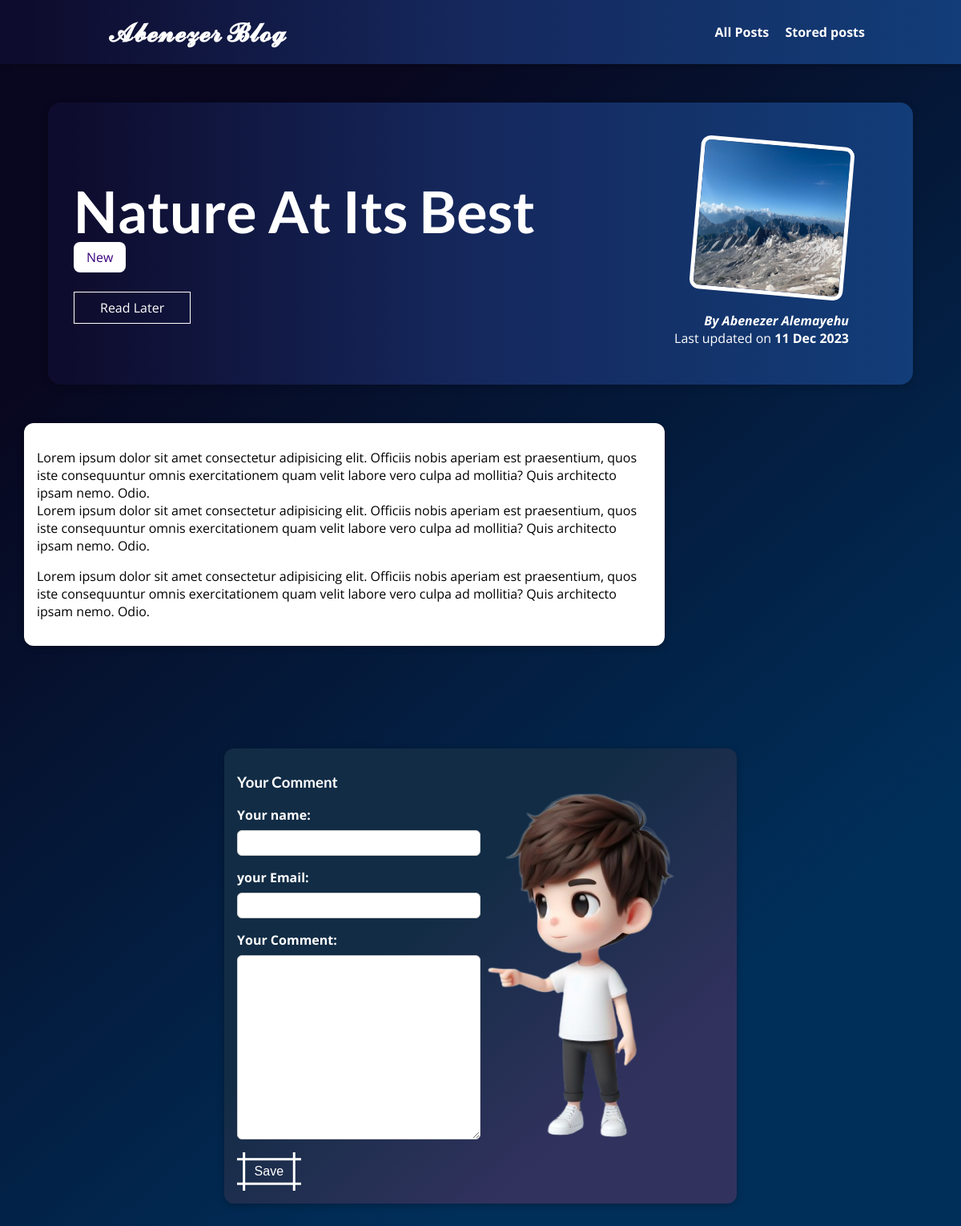
Screenshot of /post/nature-at-its-best with the database file from the repository.
### blog/models.py (models this page shows, shortened)
class Post(models.Model):
    title = models.CharField(max_length=150)
    excerpt = models.CharField(max_length=200)
    image = models.ImageField(upload_to="posts", null=True)
    date = models.DateField(auto_now=True)
    slug = models.SlugField(unique=True, db_index=True)
    content = models.TextField(validators=[MinLengthValidator(10)])
    author = models.ForeignKey(Author, on_delete=models.SET_NULL, null=True, related_name="posts")
    tag = models.ManyToManyField(Tag)

class Tag(models.Model):
    caption = models.CharField(max_length=20)

class Author(models.Model):
    first_name = models.CharField(max_length=100)
    last_name = models.CharField(max_length=100)
    email_address = models.EmailField()
    def full_name(self):
        return f"{self.first_name} {self.last_name}"
    def __str__(self):
        return self.full_name()

### blog/views.py (the view, shortened to what this page needs)
# urls.py: path("post/<slug:slug>", views.SinglePostView.as_view(), name="post-detail-page"),  # post/my-first-post
class SinglePostView(View):
    def is_stored_post(self, request, post_id):
        stored_posts = request.session.get("stored_posts")
        if stored_posts is not None:
            is_save_for_later = post_id in stored_posts
        else:
            is_save_for_later = False
        return is_save_for_later
    def get(self, request, slug):
        post = Post.objects.get(slug=slug)
        context = {
            "post": post,
            "post_tags": post.tag.all(),
            "comment_form": CommentForm(),
            "comments": post.comments.all().order_by("-id"),
            "is_save_for_later": self.is_stored_post(request, post.id)
        }
        return render(request, "blog/post-detail.html", context)

### blog/form.py
class CommentForm(forms.ModelForm):
    class Meta:
        model = Comment
        exclude = ["post"]
        labels = {
            "user_name": "Your name",
            "user_email": "your Email",
            "text": "Your Comment"
        }

### blog/templates/blog/post-detail.html (shortened to what this page needs)
{% extends "base.html" %}
{% load static %}
{% block css_file %}
    <link rel="stylesheet" href="{% static "blog/post-detail.css" %}">
{% endblock %}
{% block content %}
    <section id="summary">
    <h2>{{post.title }}</h2>
        <div>{%  for tag in post_tags %}
           <span class="tag">{{ tag.caption }}</span>
            {% endfor %}
        </div>
    <div id="read-later">
        <form action="{% url "read-later" %}" method="POST">
               <button>
                   {% if is_save_for_later %}
                       Remove Read Later
                    {% else %}
                          Read Later
                   {% endif %}
               </button>
        </form>
    </div>
    <article>
        <img src="{{ post.image.url }}" alt={{ post.title}} />
        <address> By <a href="{{ post.author.email_address }}"> {{post.author |title }}</a></address>
        <div>
            Last updated on <time> {{ post.date|date:"d M Y " }}</time>
        </div>
    </article>
    </section>
    <main>
   {{ post.content| linebreaks }}
    </main>
    <section id="comments">
    </section>
    <section id="comment-form">
     <img id="th" src="{% static "blog/images/comment.png" %}" alt=""/>
    <h3>Your Comment</h3>
    <form action="{% url "post-detail-page" post.slug %}" method="POST" >
        {% for form_filed in comment_form %}
        <div class="form-control {% if ofrm_filed.errors %}invalid{% endif %}">
            {{ form_filed.label_tag }}
            {{ form_filed }}
        </div>
        {% endfor %}
       <button class="button-89" role="button">Save</button>
    </form>
    </section>
{% endblock %}

### static/app.css (style rules this page uses)
* { box-sizing: border-box; }
html { font-family: 'Open Sans', 'Lato', sans-serif; }
body { margin: 0; background:-webkit-radial-gradient(circle at 3% 25%, rgba(0, 40, 83, 1) 0%, rgba(4, 12, 24, 1) 25%); }
h1, h2, h3 { font-family: 'Lato', sans-serif; font-weight: bold; }

### blog/static/blog/post-detail.css (style rules this page uses)
body { background: rgb(8,7,31); background: linear-gradient(140deg, rgba(8,7,31,1) 20%, rgba(0,47,90,1) 78%); }
#summary { margin: 8rem auto 3rem auto; padding: 2rem; width: 90%; max-width: 90rem; border-radius: 16px; background: linear-gradient(90deg, rgba(14,12,46,1) 3%, rgba(21,40,93,1) 49%, rgba(18,61,120,1) 100%); position: relative; box-shadow: 0 2px 8px rgba(0, 0, 0, 0.25); height: 22rem; }
#summary h2 { color: white; font-size: 4.5rem; margin-bottom: 0.25rem; }
#summary article { position: absolute; top: 2rem; right: 3rem; padding: 1rem 2rem; border-radius: 12px; text-align: right; color: white; }
#summary article img { width: 12rem; height: 12rem; border-radius: 12px; transform: rotateZ(5deg); border: 5px solid white; margin-bottom: 1rem; }
#summary address { font-weight: bold; }
#summary a { color: white; text-decoration: none; }
#summary time { font-weight: bold; }
#read-later { margin: 2rem 0; }
#read-later button { background-color: transparent; border: 1px solid white; padding: 0.5rem 2rem; font:inherit; color: white; cursor:pointer; }
main { width: 90%; max-width: 50rem; margin: 3rem auto; margin-left: 30px; background-color: white; padding: 1rem; border-radius: 12px; box-shadow: 0 2px 8px rgba(0, 0, 0, 0.25); }
.tag { background-color: white; color: #390281; padding:0.5rem 1rem ; border-radius: 8px; }
#comment-form { justify-content: flex-start; align-items: flex-start; margin: 3rem auto; width: 90%; max-width: 40rem; border-radius: 12px; background: rgb(18,44,69); background: linear-gradient(140deg, rgba(18,44,69,1) 38%, rgba(50,50,94,1) 78%); box-shadow: 0 2px 8px rgba(0, 0, 0, 0.25); padding: 1rem; color: white; }
.form-control { margin-bottom: 1rem; }
.form-control label { font-weight: bold; margin-bottom: 0.5rem; display: block; }
.form-control input, .form-control textarea { display: flex; flex-direction: row; justify-content: flex-start; align-items: flex-start; width: 50%; font: inherit; padding: 0.25rem; border-radius: 6px; border: 1px solid #ccc; }
#comments { margin: 1rem auto; width: 60%; max-width: 40rem; color: white; border-radius: 12px; padding: 1rem 2rem; }
#th { display: block; margin-top: 10px; margin-left: 200px; margin-bottom: -500px; max-width:80% ; }
.button-89 { --b: 3px; --s: .45em; --color: #ffffff; padding: calc(.5em + var(--s)) calc(.9em + var(--s)); color: var(--color); --_p: var(--s); background: conic-gradient(from 90deg at var(--b) var(--b),#0000 90deg,var(--color) 0) var(--_p) var(--_p)/calc(100% - var(--b) - 2*var(--_p)) calc(100% - var(--b) - 2*var(--_p)); transition: .3s linear, color 0s, background-color 0s; outline: var(--b) solid #0000; outline-offset: .6em; font-size: 16px; border: 0; user-select: none; -webkit-user-select: none; touch-action: manipulation; cursor: pointer; }

### rows the page displays
Post: title "Nature At Its Best", image (picture), author "Abenezer Alemayehu", date "11 Dec 2023", content "Lorem ipsum dolor sit amet consectetur adipisicing elit. Officiis nobis aperiam est praesentium, quos iste consequuntur omnis exercitationem quam velit labore vero culpa ad mollitia? Quis architecto ipsam nemo. Odio. Lorem ipsum dolor sit amet consectetur adipisicing elit. Officiis nobis aperiam est praesentium, quos iste consequuntur omnis exercitationem quam velit labore vero culpa ad mollitia? Quis architecto ipsam nemo. Odio. Lorem ipsum dolor sit amet consectetur adipisicing elit. Officiis nobis aperiam est praesentium, quos iste consequuntur omnis exercitationem quam velit labore vero culpa ad mollitia? Quis architecto ipsam nemo. Odio."
Tag: caption "New"
